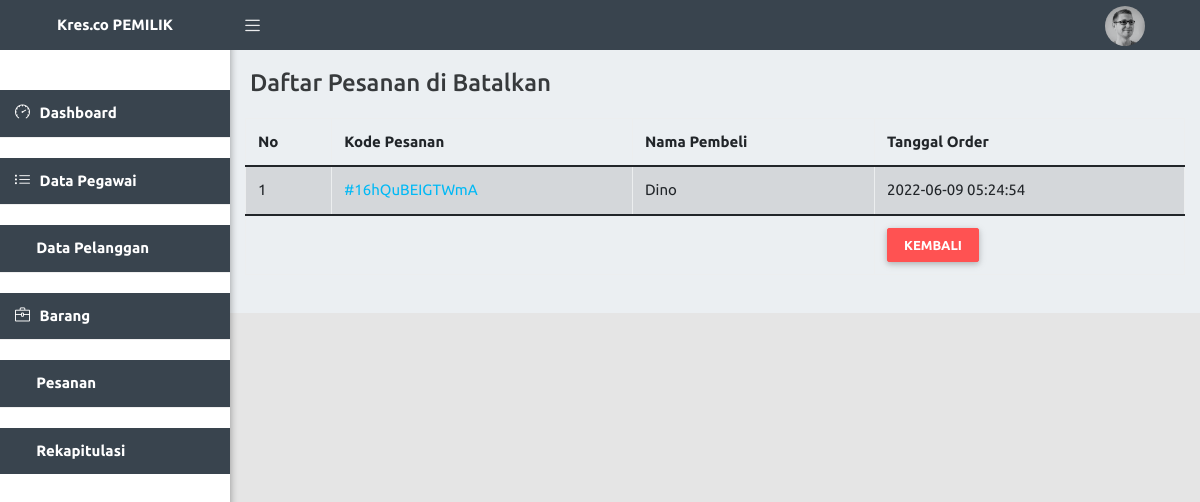
Screenshot of /pemilik/pemesanan/batal.php with the database file from the repository.
### tables this page shows
CREATE TABLE `keranjang` (
  `id_keranjang` bigint(20) UNSIGNED NOT NULL,
  `orderid` varchar(255) NOT NULL,
  `id_pelanggan` int(50) NOT NULL,
  `tanggal` timestamp NOT NULL DEFAULT current_timestamp() ON UPDATE current_timestamp(),
  `status` varchar(255) NOT NULL,
  `id_ongkir` varchar(255) NOT NULL
);

CREATE TABLE `pelanggan` (
  `id_pelanggan` int(11) NOT NULL,
  `nama_lengkap` varchar(100) NOT NULL,
  `alamat` varchar(150) NOT NULL,
  `no_hp` varchar(12) NOT NULL,
  `email` varchar(50) NOT NULL,
  `username` varchar(20) NOT NULL,
  `password` varchar(20) NOT NULL
);

### pemilik/pemesanan/batal.php (the view, shortened to what this page needs)
<?php
include '../../koneksi.php';
?>
<!DOCTYPE html>
<html lang="en">
<head>
    <link href="https://cdn.jsdelivr.net/npm/bootstrap@5.1.3/dist/css/bootstrap.min.css" rel="stylesheet">
    <link rel="stylesheet" type="text/css" href="../../Assets/icon/themify-icons/themify-icons.css">
    <link rel="stylesheet" type="text/css" href="../../Assets/icon/icofont/css/icofont.css">
    <link rel="stylesheet" type="text/css" href="../../Assets/icon/simple-line-icons/css/simple-line-icons.css">
    <link rel="stylesheet" type="text/css" href="../../Assets/plugins/bootstrap/css/bootstrap.min.css">
    <link rel="stylesheet" href="../../Assets/plugins/chartist/dist/chartist.css" type="text/css" media="all">
    <link href="../../Assets/css/svg-weather.css" rel="stylesheet">
    <link rel="stylesheet" type="text/css" href="../../Assets/css/main.css">
    <link rel="stylesheet" type="text/css" href="../../Assets/css/responsive.css">
    <link href="../../Assets/css/sidebars.css" rel="stylesheet">
</head>
<body class="sidebar-mini fixed">
    <div class="wrapper">
        <header class="main-header-top hidden-print">
            <a href="index.php" class="logo"><b>Kres.co PEMILIK</b></a>
            <nav class="navbar navbar-static-top">
                <a href="#!" data-toggle="offcanvas" class="sidebar-toggle"></a>
                <div class="navbar-custom-menu f-right">
                    <ul class="top-nav">
                        <li class="dropdown" style="padding-left: 800px;">
                            <a href="profil.php" data-toggle="dropdown" role="button" aria-haspopup="true" aria-expanded="false" class="dropdown-toggle drop icon-circle drop-image">
                                <span><img class="img-circle " src="../../Assets/images/avatar-1.png" style="width:40px;" alt="User Image"></span>
                                <span>
                                    <i class=" icofont icofont-simple-down"></i></span>
                            </a>
                        </li>
                    </ul>
                </div>
            </nav>
        </header>
        <aside class="main-sidebar hidden-print">
            <section class="sidebar" id="sidebar-scroll">
                <ul class="sidebar-menu">
                <li class="nav-level"></li>
                <li class="active treeview">
                    <a class="waves-effect waves-dark" href="../index.php">
                        <i class="icon-speedometer"></i><span> Dashboard</span>
                    </a>
                </li>
                <li class="nav-level"></li>
                <li class="active treeview">
                    <a class="waves-effect waves-dark" href="../datapegawai.php">
                        <i class="icon-list"></i><span> Data Pegawai</span>
                    </a>
                </li>
                <li class="nav-level"></li>
                <li class="active treeview">
                    <a class="waves-effect waves-dark" href="../data_pelanggan.php">
                        <i class="icofont icofont-users"></i><span> Data Pelanggan</span>
                    </a>
                </li>
                <li class="nav-level"></li>
                <li class="active treeview">
                    <a class="waves-effect waves-dark" href="../barang/produk.php">
                        <i class="icon-briefcase"></i><span> Barang</span>
                    </a>
                </li>
                <li class="nav-level"></li>
                <li class="active treeview">
                    <a class="waves-effect waves-dark" href="index.php">
                        <i class="icofont icofont-files"></i><span> Pesanan</span>
                    </a>
                </li>
                <li class="nav-level"></li>
                <li class="active treeview">
                    <a class="waves-effect waves-dark" href="../rekap/index.php">
                        <i class="icofont icofont-wallet"></i><span> Rekapitulasi</span>
                    </a>
                </li>
            </ul>
            </section>
        </aside>
        <div class="content-wrapper">
            <div class="container-fluid">
                <div class="row">
                    <div class="main-header">
                        <h4>Daftar Pesanan di Batalkan</h4>
                    </div>
                </div>
                <table class="table table-striped table-bordered table-hover" id="dataTables-example">
					<thead>
						<tr>
							<th>No</th>
							<th>Kode Pesanan</th>
							<th>Nama Pembeli</th>
							<th>Tanggal Order</th>
					</thead>
					<tbody>
                        <?php
                            $no = 1;
                            $brg = mysqli_query($conn,"select * from keranjang k, pelanggan p where k.id_pelanggan=p.id_pelanggan and status='Pembatalan' order by id_keranjang ASC");
							while($r=mysqli_fetch_array($brg)){
                        ?>
                        <tr>
                            <td><?= $no++ ?></td>
                            <td><strong><a href="order.php?orderid=<?php echo $r['orderid'] ?>">#<?php echo $r['orderid'] ?></a></strong></td>
                            <td><?= ucwords ($r['nama_lengkap'] )?></td>
                            <td><?php echo ($r['tanggal'])?></td>
                        </tr>
                        <?php
                            }
                        ?>
                    </tbody>
                    <tfoot>
                    <tr>
                        <th colspan="3" style="text-align:right"></th>
                        <th><a href="index.php"  class="btn btn-danger">Kembali</a></th>
					</tr>
                    </tfoot>
                </table>
    <br>
</body>
</html>

### Assets/css/sidebars.css (style rules this page uses)
body { min-height: 100vh; min-height: -webkit-fill-available; }
html { height: -webkit-fill-available; }
.dropdown-toggle { outline: 0; }

### Assets/css/generic-class.css (style rules this page uses)
.f-right { float: right !important; }

### Assets/css/menu.css (style rules this page uses)
.top-nav .dropdown-toggle:after { content: initial; }
.main-header-top { background-color: #39444e; }
.nav-level { padding: 10px 0 !important; font-weight: 500; font-size: 13px; color: #2196f3; border-top: 1px solid #efefef; position: relative; }
.nav-level:first-child { margin-top: 20px; border-top: none; }
.main-header-top .navbar .top-nav > li > a { opacity: 0.9; color: #fff; }
.main-header-top .navbar .sidebar-toggle { color: #fff; opacity: 0.9; }
.main-header-top .logo { color: #fff; border-bottom: 0 solid transparent; }
.sidebar-menu > li > a { color: #666; }
.sidebar-menu > li.active > a { color: #fff; font-weight: 600; background: #39444e; }
.fixed .main-header-top, .fixed .main-sidebar, .fixed .left-side { position: fixed; }
.fixed .main-header-top { top: 0; right: 0; left: 0; }
.fixed .content-wrapper { margin-top: 50px; }
.wrapper:before { content: " "; display: table; }
.wrapper:after { content: " "; clear: both; }
.content-wrapper { height: 100%; background-color: #ebeff2; margin-left: 230px; z-index: 820; -webkit-transition: all 0.3s ease-in-out; -moz-transition: all 0.3s ease-in-out; -ms-transition: all 0.3s ease-in-out; transition: all 0.3s ease-in-out; }
.main-header-top { position: relative; max-height: 50px; z-index: 1030; }
.main-header-top > .navbar { margin-bottom: 0; margin-left: 230px; border: none; max-height: 50px; border-radius: 0; padding: 0; background-color: #39444e; }
.main-header-top .sidebar-toggle { float: left; background-color: transparent; background-image: none; padding: 15px; font-family: fontAwesome; position: relative; -webkit-transition: all 0.3s ease; -moz-transition: all 0.3s ease; -ms-transition: all 0.3s ease; transition: all 0.3s ease; max-height: 50px; }
.main-header-top .sidebar-toggle:before { font-family: 'simple-line-icons'; content: "\e601"; font-size: 15px; }
.main-header-top .logo { display: block; width: 230px; height: 50px; font-size: 15px; font-weight: 400; line-height: 50px; text-align: center; padding: 0 15px; float: left; overflow: hidden; }
.main-header-top .top-nav { list-style: none; padding-left: 0; display: inline-block; float: right; margin: 0 10px 0 0; }
.main-header-top .top-nav > li { display: inline-block; position: relative; }
.main-header-top .top-nav > li > a { padding: 15px 20px; line-height: 50px; opacity: 0.9; }
.main-sidebar { position: absolute; top: 0; left: 0; background: #fff; padding-top: 50px; min-height: 100vh; width: 230px; z-index: 810; -webkit-box-shadow: 1px 3px 7px rgba(0, 0, 0, 0.3); box-shadow: 1px 3px 7px rgba(0, 0, 0, 0.3); -webkit-transition: transform 0.3s ease-in-out, width 0.3s ease-in-out; -moz-transition: transform 0.3s ease-in-out, width 0.3s ease-in-out; -ms-transition: transform 0.3s ease-in-out, width 0.3s ease-in-out; transition: transform 0.3s ease-in-out, width 0.3s ease-in-out; }
.sidebar { padding-bottom: 10px; font-size: 16px; }
.sidebar-menu { list-style: none; margin: 0; padding: 0; white-space: nowrap; overflow: hidden; }
.sidebar-menu > li { position: relative; margin: 0; padding: 0; }
.sidebar-menu > li > a { padding: 12px 5px 12px 15px; display: block; position: relative; font-size: 15px; background-color: #fff; }
.sidebar-menu > li > a > i { padding-right: 6px; display: inline; }

### rows the page displays
keranjang: orderid "16hQuBEIGTWmA", id_pelanggan.nama_lengkap "Dino", tanggal "2022-06-09 05:24:54"
